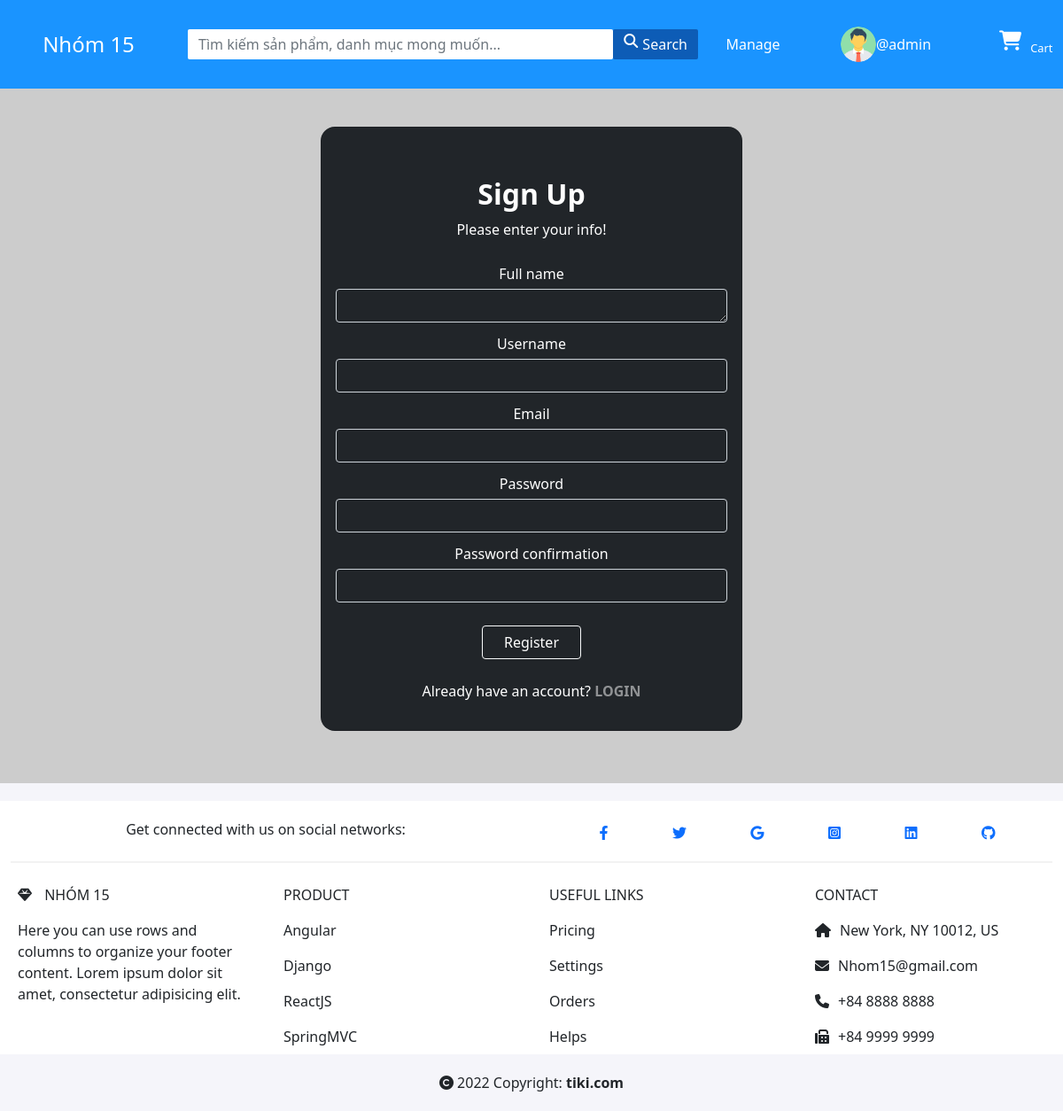
Page /register/ (signed in) on the committed database.
### base/models.py (models this page shows, shortened)
class User(AbstractUser):
    functionality_of_user = models.ForeignKey(Function, on_delete=models.CASCADE, null=True, blank=True)
    name = models.CharField(max_length=200, null=True, blank=True)
    email = models.EmailField(unique=True, null=True)
    bio = models.TextField(null=True, blank=True)
    avatar = models.ImageField(null=True, default="avatar.png")
    full_name = models.TextField(max_length=100, null=True, blank=True)
    phone_number = models.CharField(max_length=20, null=True, blank=True)
    USERNAME_FIELD = 'email'
    REQUIRED_FIELDS = []

### base/views.py (the view, shortened to what this page needs)
# urls.py: path('register/', views.registerPage, name="register"),
def registerPage(request):
    form = MyUserCreationForm()
    funtionality = Function.objects.get(name = 'Customer')
    return render(request, 'base/login-register.html', {'form': form, 'cart': {}})

### base/form.py
class MyUserCreationForm(UserCreationForm):
    class Meta:
        model = Customer
        fields = ['full_name', 'username', 'email', 'password1', 'password2']
    def __init__(self, *args, **kwargs):
        super(MyUserCreationForm, self).__init__(*args, **kwargs)
        self.fields['full_name'].widget.attrs['class'] = 'form-control  bg-dark text-white form-register'
        self.fields['username'].widget.attrs['class'] = 'form-control  bg-dark text-white form-register'
        self.fields['email'].widget.attrs['class'] = 'form-control  bg-dark text-white form-register'
        self.fields['password1'].widget.attrs['class'] = 'form-control  bg-dark text-white form-register'
        self.fields['password2'].widget.attrs['class'] = 'form-control  bg-dark text-white form-register'

### base/templates/base/login-register.html (shortened to what this page needs)
{% extends 'index.html' %}
{% block content %}
  {% if page == 'login' %}
  <div class="container-fluid vh-100" style="background: #ccc">
      <div class="row d-flex align-items-center justify-content-center h-100">
          <div class="col-5">
              <div class="card text-white bg-dark" style="border-radius: 1rem;">
                  <div class="card-body text-center">
                      <h2 style="font-weight: bold; margin-top: 5vh;">LOGIN</h2>
                      <p style="margin-bottom: 8vh;">Please enter your info!</p>
                      {% for message in messages %}
                        <p style=" color: #ff7675;">{{message}}</p>
                      {% endfor %}
                      <div class="form-outline form-white mb-4">
                          <form action="" method="POST" class="d-flex flex-column align-items-center">
                              {% csrf_token %}
                              <input type="text" placeholder="Email" name="email" class="form-control  bg-dark text-white"  style="max-width: 60vh; margin-top:1vh;" >
                              <input type="password" placeholder="Password" name="password" class="form-control  bg-dark text-white" style="max-width: 60vh; margin-top: 3vh;">
                              <button type="submit" class="btn btn-outline-light px-5 bg-dark text-white mt-4 mb-5">LOGIN</button>
                          </form>
                      </div>
                      <p>Don't have an account? <a href="{% url 'register' %}" class="text-white-50 fw-bold" style="text-decoration: none;">Sign Up</a></p>
                  </div>
              </div>
          </div>
      </div>
  </div>
  {% else %}
  <div class="container-fluid vh-100" style="background: #ccc;">
      <div class="row d-flex align-items-center justify-content-center h-100">
          <div class="col-5">
              <div class="card text-white bg-dark" style="border-radius: 1rem;">
                  <div class="card-body text-center">
                      <h2 style="font-weight: bold; margin-top: 5vh;">Sign Up</h2>
                      <p>Please enter your info!</p>
                      <div class="form-outline form-white mb-4">
                        <form class="d-flex flex-column align-items-center" action="" method="POST">
                          {% for field in form %}
                          <label for="register" style="margin-top: 10px;">{{field.label}}</label>
                            {{field}}
                          {% endfor %}
                          <button type="submit" class="btn btn-outline-light px-4 bg-dark text-white mt-4">Register</button>
                        </form>
                      </div>
                      <p>Already have an account? <a href="{% url 'login' %}" class="text-white-50 fw-bold" style="text-decoration: none;">LOGIN</a></p>
                  </div>
              </div>
          </div>
      </div>
  </div>
  {% endif %}
{% endblock %}

### templates/navbar.html (shortened to what this page needs)
{% load static %}
<div class="navbar-position">
    <div class="container-fluid navbar-fixed fixed-top">
        <div class="row d-flex align-items-center justify-content-center h-100">
            <div class="col-2 text-center">
                <a href="{% url 'home' %}" class="nav-link text-white"><span style="font-size: 1.5rem;">Nhóm 15</span></a>
            </div>
            <div class="form-outline form-white col-6 text-center">
                <form class="d-flex search" action="" method="GET">
                    <input class="form-control " style="color: #78788e; border-radius: 2px; border: none;padding: 5px 12px; max-height: 40px;" type="text" placeholder="Tìm kiếm sản phẩm, danh mục mong muốn..." aria-label="Search" name="q" >
                    <button class="" style=" background-color: rgb(13 92 182); color: #ffffff; max-height: 40px; border: none; border-radius: 2px; padding: 5px 12px; display: inline-flex;" type="submit"><i class="fa-solid fa-magnifying-glass" style="margin-right: 5px;"></i> Search</button>
                </form>
            </div>
            {%  if request.user.functionality_of_user.name == 'Employee' or request.user.is_staff  %}
            <div class="col-1 text-center">
                <a href="{% url 'manage-product' %}" style="text-decoration: none;" class="text-white">
                   Manage
                </a>
            </div>
            {% endif %}
            <div class="col-2 text-white d-flex justify-content-center align-items-center">
                {% if request.user.is_authenticated %}
                <div class="">
                    <img src="{{request.user.avatar.url}}" alt="" srcset="" class="rounded-circle" style="width: 5vh; margin-right: 3%;">
                </div>
                <div class="d-flex flex-column align-items-center">
                    <div>
                        <a data-bs-toggle="collapse" data-bs-target="#demo" class="text-white">@{{request.user.username}}</a>
                    </div>
                </div>
                {% else %}
                <a href="{% url 'login' %}" style="text-decoration: none;" class="text-white"><i class="fa-solid fa-user-large" style="margin-right: 1rem;"></i>Login</a>
                {% endif %}
            </div>
            <div class="col-1">
                <a href="{% url 'cart' %}" class="nav-link text-white d-flex">
                    <div>
                        <div class="Cart-icon"><i class="fa-solid fa-cart-shopping cart-navbar-icon"></i>
                        </div>
                    </div>
                    <span class="cart-navbar">Cart</span>
                </a>
            </div>
        </div>
    </div>
</div>

### static/style/style.css (style rules this page uses)
* { margin: 0; padding: 0; box-sizing: border-box; font-size: 1rem; }
a { text-decoration: none !important; cursor: pointer; }
html { background-color: #f5f5fa; }
.navbar-position { margin-bottom: 5.24rem; }
.navbar-fixed { background-color: #1a94ff; height: 100px; }
textarea { max-height: 2rem; padding-left: 0.5rem; }
.form-register { max-width: 60vh; margin-top: 5px; margin-bottom: 2px; }
input { padding-left: 0.5rem; }
.Cart-icon { position: relative; }
.cart-navbar-icon { font-size: 1.4em; }
.cart-navbar { font-size: 0.8em; margin-top: 10px; margin-left: 10px; }

### rows in the picture
User: user.avatar (picture), user.username "admin"

### other values in the picture
{{ field.label }} "Full name" "Username" "Email" "Password" "Password confirmation"
